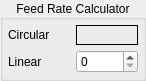
   <widget class="QGroupBox" name="gridGroupBox_4">
    <property name="geometry">
     <rect>
      <x>560</x>
      <y>5</y>
      <width>146</width>
      <height>81</height>
     </rect>
    </property>
    <property name="title">
     <string>Feed Rate Calculator</string>
    </property>
    <property name="alignment">
     <set>Qt::AlignCenter</set>
    </property>
    <layout class="QGridLayout" name="gridLayout_7">
     <property name="leftMargin">
      <number>5</number>
     </property>
     <property name="topMargin">
      <number>5</number>
     </property>
     <property name="rightMargin">
      <number>5</number>
     </property>
     <property name="bottomMargin">
      <number>5</number>
     </property>
     <property name="spacing">
      <number>5</number>
     </property>
     <item row="0" column="1">
      <widget class="QLabel" name="circularFeedLbl">
       <property name="frameShape">
        <enum>QFrame::Box</enum>
       </property>
       <property name="text">
        <string/>
       </property>
       <property name="alignment">
        <set>Qt::AlignCenter</set>
       </property>
      </widget>
     </item>
     <item row="1" column="1">
      <widget class="QSpinBox" name="linearFeedSb"/>
     </item>
     <item row="1" column="0">
      <widget class="QLabel" name="label_27">
       <property name="text">
        <string>Linear</string>
       </property>
      </widget>
     </item>
     <item row="0" column="0">
      <widget class="QLabel" name="label_28">
       <property name="text">
        <string>Circular</string>
       </property>
      </widget>
     </item>
    </layout>
   </widget>
